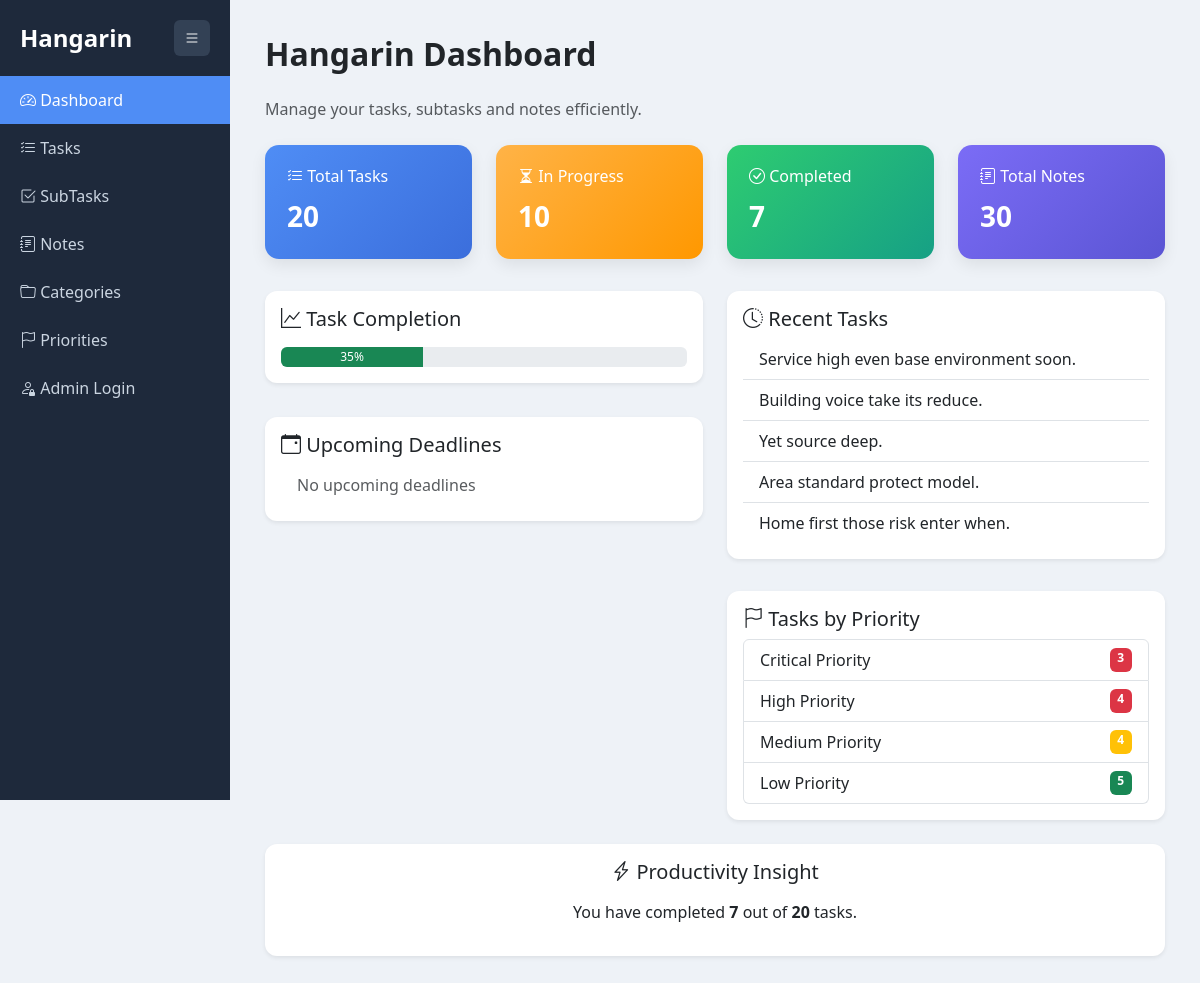
/, run on an earlier commit of the app's database.
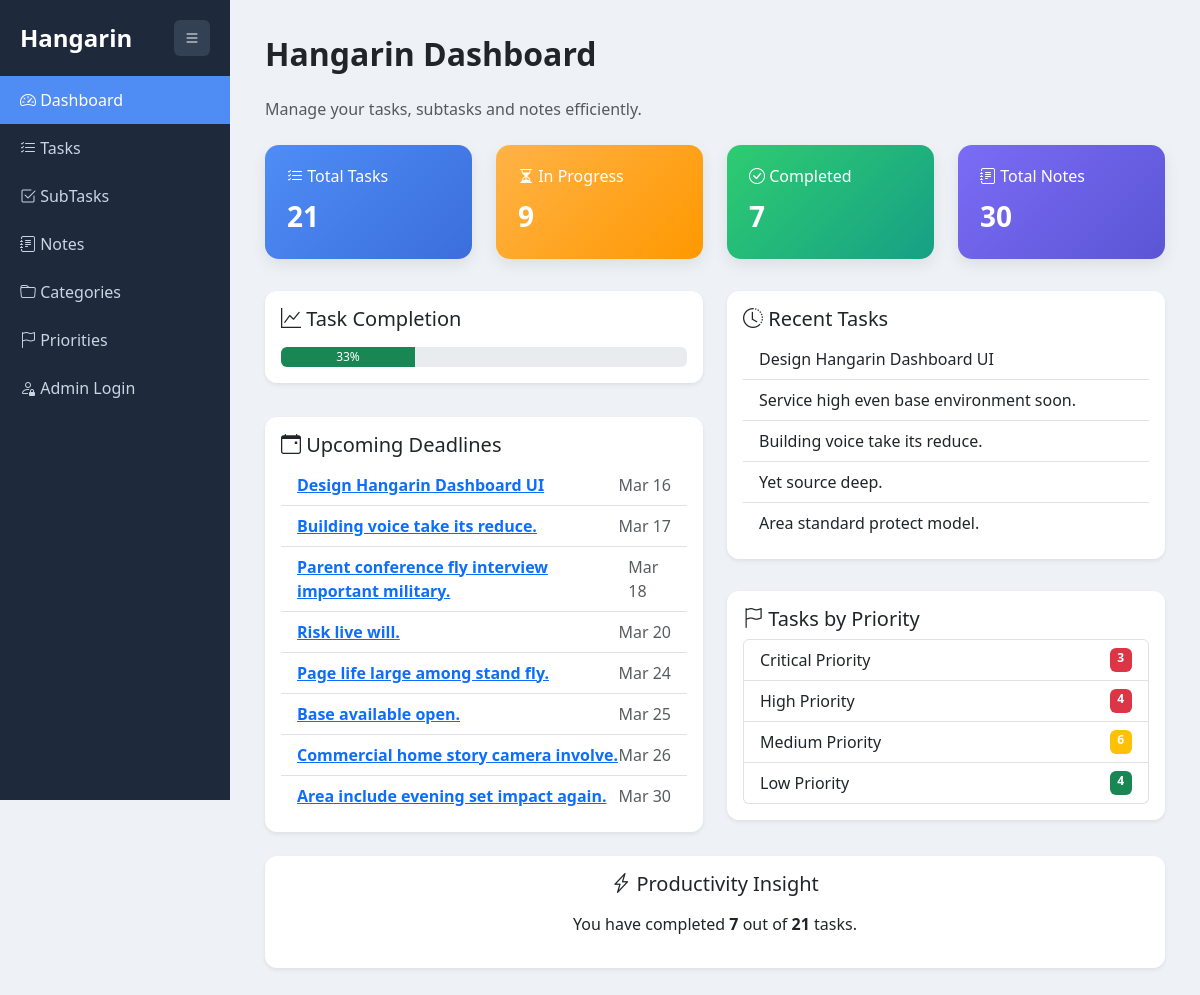
And on a later commit of the database.
### planner/models.py (models this page shows, shortened)
class BaseModel(models.Model):
    created_at = models.DateTimeField(auto_now_add=True)
    updated_at = models.DateTimeField(auto_now=True)
    class Meta:
        abstract = True

class Task(BaseModel):
    STATUS_CHOICES = [
        ("Pending", "Pending"),
        ("In Progress", "In Progress"),
        ("Completed", "Completed"),
    ]
    title = models.CharField(max_length=255)
    description = models.TextField()
    deadline = models.DateTimeField()
    status = models.CharField(
        max_length=50,
        choices=STATUS_CHOICES,
        default="Pending"
    )
    category = models.ForeignKey(Category, on_delete=models.CASCADE)
    priority = models.ForeignKey(Priority, on_delete=models.CASCADE)

### planner/views.py (the view)
# urls.py: path('', dashboard, name='dashboard'),
def dashboard(request):
    total_tasks = Task.objects.count()
    in_progress = Task.objects.filter(status="In Progress").count()
    completed = Task.objects.filter(status="Completed").count()
    total_notes = Note.objects.count()
    recent_tasks = Task.objects.order_by('-id')[:5]
    upcoming_tasks = Task.objects.filter(
    deadline__gte=now(),
    deadline__isnull=False
).order_by('deadline')[:10]
    high_priority = Task.objects.filter(priority__name="High").count()
    medium_priority = Task.objects.filter(priority__name="Medium").count()
    low_priority = Task.objects.filter(priority__name="Low").count()
    critical_priority = Task.objects.filter(priority__name="Critical").count()
    progress = 0
    if total_tasks > 0:
        progress = int((completed / total_tasks) * 100)
    context = {
        "total_tasks": total_tasks,
        "in_progress": in_progress,
        "completed": completed,
        "total_notes": total_notes,
        "recent_tasks": recent_tasks,
        "upcoming_tasks": upcoming_tasks,
        "progress": progress,
        "critical_priority": critical_priority,
        "high_priority": high_priority,
        "medium_priority": medium_priority,
        "low_priority": low_priority,
    }
    return render(request, "dashboard.html", context)

### templates/dashboard.html (shortened to what this page needs)
{% extends 'base.html' %}
{% block content %}
<h2 class="mb-4 fw-semibold">Hangarin Dashboard</h2>
<p class="text-muted mb-4">Manage your tasks, subtasks and notes efficiently.</p>
<div class="row g-4">
<div class="col-md-3">
<div class="dashboard-card card-blue">
<h6><i class="bi bi-list-check"></i> Total Tasks</h6>
<div class="card-number">{{ total_tasks }}</div>
</div>
</div>
<div class="col-md-3">
<div class="dashboard-card card-orange">
<h6><i class="bi bi-hourglass-split"></i> In Progress</h6>
<div class="card-number">{{ in_progress }}</div>
</div>
</div>
<div class="col-md-3">
<div class="dashboard-card card-green">
<h6><i class="bi bi-check-circle"></i> Completed</h6>
<div class="card-number">{{ completed }}</div>
</div>
</div>
<div class="col-md-3">
<div class="dashboard-card card-purple">
<h6><i class="bi bi-journal-text"></i> Total Notes</h6>
<div class="card-number">{{ total_notes }}</div>
</div>
</div>
</div>
<div class="row g-4 mt-2">
<div class="col-md-6">
<div class="card shadow-sm">
<div class="card-body">
<h5><i class="bi bi-graph-up"></i> Task Completion</h5>
<div class="progress mt-3" style="height:20px;">
<div class="progress-bar bg-success"
     id="taskProgress"
     data-progress="{{ progress }}"
     role="progressbar"
     aria-valuemin="0"
     aria-valuemax="100">
{{ progress }}%
</div>
</div>
</div>
</div>
</div>
<div class="col-md-6">
<div class="card shadow-sm">
<div class="card-body">
<h5><i class="bi bi-clock-history"></i> Recent Tasks</h5>
<ul class="list-group list-group-flush">
{% for task in recent_tasks %}
<li class="list-group-item">
{{ task.title }}
</li>
{% empty %}
<li class="list-group-item text-muted">
No recent tasks
</li>
{% endfor %}
</ul>
</div>
</div>
</div>
</div>
<div class="row g-4 mt-2">
<div class="col-md-6" style="margin-top:-150px;">
<div class="card shadow-sm">
<div class="card-body">
<h5><i class="bi bi-calendar-event"></i> Upcoming Deadlines</h5>
<ul class="list-group list-group-flush">
{% for task in upcoming_tasks %}
<li class="list-group-item d-flex justify-content-between align-items-center">
<a href="{% url 'task_view' task.id %}" class="fw-bold text-primary">
    {{ task.title }}
</a>
<span class="text-muted">
{{ task.deadline|date:"M d" }}
</span>
</li>
{% empty %}
<li class="list-group-item text-muted">
No upcoming deadlines
</li>
{% endfor %}
</ul>
</div>
</div>
</div>
<div class="col-md-6">
<div class="card shadow-sm">
<div class="card-body">
<h5><i class="bi bi-flag"></i> Tasks by Priority</h5>
<ul class="list-group">
<li class="list-group-item d-flex justify-content-between">
Critical Priority
<span class="badge bg-danger">{{ critical_priority }}</span>
</li>
<li class="list-group-item d-flex justify-content-between">
High Priority
<span class="badge bg-danger">{{ high_priority }}</span>
</li>
<li class="list-group-item d-flex justify-content-between">
Medium Priority
<span class="badge bg-warning">{{ medium_priority }}</span>
</li>
<li class="list-group-item d-flex justify-content-between">
Low Priority
<span class="badge bg-success">{{ low_priority }}</span>
</li>
</ul>
</div>
</div>
</div>
</div>
<div class="row mt-4">
<div class="col-md-12">
<div class="card shadow-sm">
<div class="card-body text-center">
<h5><i class="bi bi-lightning-charge"></i> Productivity Insight</h5>
<p class="mt-3">
You have completed
<strong>{{ completed }}</strong> out of
<strong>{{ total_tasks }}</strong> tasks.
</p>
</div>
</div>
</div>
</div>
{% endblock %}

What changed in the data, as far as the page shows it:
no longer on this page (row edited): Task: title "Home first those risk enter when.", shown under "Recent Tasks"
added Task: title "Design Hangarin Dashboard UI", deadline "Mar 16"
now on one of the page's lists (row edited): Task: title "Building voice take its reduce.", deadline "Mar 17"
now on this page (row edited): Task: title "Parent conference fly interview important military.", deadline "Mar 18", shown under "Upcoming Deadlines"
now on this page (row edited): Task: title "Risk live will.", deadline "Mar 20", shown under "Upcoming Deadlines"
now on this page (row edited): Task: title "Page life large among stand fly.", deadline "Mar 24", shown under "Upcoming Deadlines"
now on this page (row edited): Task: title "Base available open.", deadline "Mar 25", shown under "Upcoming Deadlines"
now on this page (row edited): Task: title "Commercial home story camera involve.", deadline "Mar 26", shown under "Upcoming Deadlines"
now on this page (row edited): Task: title "Area include evening set impact again.", deadline "Mar 30", shown under "Upcoming Deadlines"
Also different on the page:
{{ total_tasks }}: "20" → "21"
{{ in_progress }}: "10" → "9"
{{ progress }}: "35" → "33"
{{ medium_priority }}: "4" → "6"
{{ low_priority }}: "5" → "4"
text no longer shown: "No upcoming deadlines"
